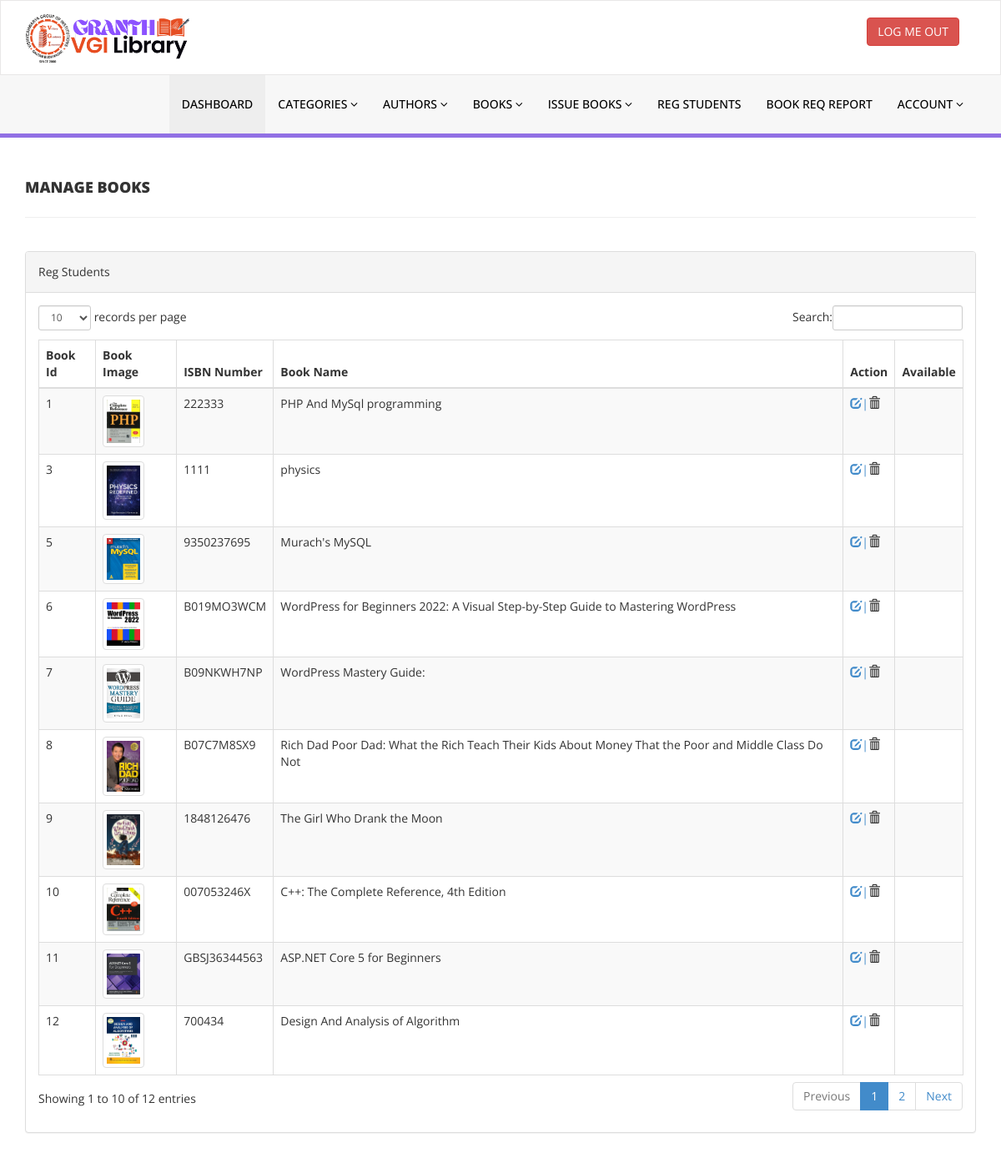
The page /Library/library/admin/manage-books.php (signed in) on the database its author committed.
### tables this page shows
CREATE TABLE `tblbooks` (
  `id` int(11) NOT NULL,
  `BookName` varchar(255) DEFAULT NULL,
  `CatId` int(11) DEFAULT NULL,
  `AuthorId` int(11) DEFAULT NULL,
  `ISBNNumber` varchar(25) DEFAULT NULL,
  `bookImage` longblob NOT NULL,
  `RegDate` timestamp NULL DEFAULT current_timestamp(),
  `UpdationDate` timestamp NULL DEFAULT NULL ON UPDATE current_timestamp()
);

### Library/library/admin/manage-books.php (the view, shortened to what this page needs)
<?php
include('includes/config.php');
if (strlen($_SESSION['login']) == 0) {
  header('location:http://localhost/php_programs/Library/library/homepage/index.php');
} else { ?>
<!DOCTYPE html>
<html xmlns="http://www.w3.org/1999/xhtml">
<head>
  <link href="assets/css/bootstrap.css" rel="stylesheet" />
  <link href="assets/css/font-awesome.css" rel="stylesheet" />
  <link href="assets/js/dataTables/dataTables.bootstrap.css" rel="stylesheet" />
  <link href="assets/css/style.css" rel="stylesheet" />
</head>
<body>
  <?php include('includes/header.php');
  include_once '../Admin.php'; ?>
  <div class="content-wrapper">
    <div class="container">
      <div class="row pad-botm">
        <div class="col-md-12">
          <h4 class="header-line">Manage books</h4>
        </div>
      </div>
      <div class="row">
        <div class="col-md-12">
          <div class="panel panel-default">
            <div class="panel-heading">
              Reg Students
            </div>
            <div class="panel-body">
              <div class="table-responsive">
                <table class="table table-striped table-bordered table-hover" id="dataTables-example">
                  <thead>
                    <tr>
                      <th>Book Id </th>
                      <th>Book Image</th>
                      <th>ISBN Number</th>
                      <th>Book Name</th>
                      <th>Action</th>
                      <th>Available</th>
                    </tr>
                  </thead>
                  <tbody>
<?php $sql = "select id,bookImage,ISBNNumber,BookName from tblbooks b,tblbookstocks a where b.id =  a.bookid";
$query = $dbh -> prepare($sql);
$query->execute();
$results=$query->fetchAll(PDO::FETCH_OBJ);
if($query->rowCount() > 0)
{
   foreach($results as $result)
   {               ?>
                                        <tr class="odd gradeX">
                                        <td class="center"><?php echo htmlentities($result->id);?></td>
                                            <td class="center"><img src='bookimg/<?php echo htmlentities($result->bookImage);?>' height=50 width=50 class='img-thumbnail'></td>
                                            <td class="center"><?php echo htmlentities($result->ISBNNumber);?></td>
                                            <td class="center"><?php echo htmlentities($result->BookName);?></td>
                                            <td><a href="add-book.php"><span class='glyphicon glyphicon-edit'></span>|</a><span class='glyphicon glyphicon-trash'></td>
                                            <td></td>
<?php
   }
}
?>
</body>
</html>
<?php }  ?>

### Library/library/admin/includes/header.php (shortened to what this page needs)
<div class="navbar navbar-inverse set-radius-zero" >
        <div class="container">
            <div class="navbar-header">
                <a class="navbar-brand">
                    <img class="logo_img" src="assets/img/GRANTH.png" />
                </a>
            </div>
            <div class="right-div">
                <a href="logout.php" class="btn btn-danger pull-right">LOG ME OUT</a>
            </div>
        </div>
    </div>
    <section class="menu-section">
        <div class="container">
            <div class="row ">
                <div class="col-md-12">
                    <div class="navbar-collapse collapse ">
                        <ul id="menu-top" class="nav navbar-nav navbar-right">
                            <li><a href="dashboard.php" class="menu-top-active">DASHBOARD</a></li>
                            <li>
                                <a href="#" class="dropdown-toggle" id="ddlmenuItem" data-toggle="dropdown"> Categories <i class="fa fa-angle-down"></i></a>
                            </li>
                            <li>
                                <a href="#" class="dropdown-toggle" id="ddlmenuItem" data-toggle="dropdown"> Authors <i class="fa fa-angle-down"></i></a>
                            </li>
                            <li>
                                <a href="#" class="dropdown-toggle" id="ddlmenuItem" data-toggle="dropdown"> Books <i class="fa fa-angle-down"></i></a>
                            </li>
                           <li>
                                <a href="#" class="dropdown-toggle" id="ddlmenuItem" data-toggle="dropdown"> Issue Books <i class="fa fa-angle-down"></i></a>
                            </li>
                             <li><a href="reg-students.php">Reg Students</a></li>
                             <li><a href="bookreqreport.php">Book Req Report</a></li>
  <li>
                                <a href="#" class="dropdown-toggle" id="ddlmenuItem" data-toggle="dropdown"> Account <i class="fa fa-angle-down"></i></a>
                            </li>
                        </ul>
                    </div>
                </div>
            </div>
        </div>
    </section>

### Library/library/admin/assets/css/style.css (style rules this page uses)
.set-radius-zero { border-radius:0px; -moz-border-radius:0px; -webkit-border-radius:0px; }
.content-wrapper { margin-top: 40px; min-height:800px; padding-bottom:90px; }
.header-line { font-weight:900; padding-bottom:25px; border-bottom:1px solid #eeeeee; text-transform:uppercase; }
.pad-botm { padding-bottom:30px; }
.right-div { float: right; padding: 20px; }
#menu-top a { color:#000; text-decoration:none; font-weight:500; padding: 25px 15px 25px 15px; text-transform:uppercase; }
.menu-section { background-color: #f7f7f7; border-bottom:5px solid #9170E4; width:100% }
.menu-top-active { background-color:#eeeeee; }
.navbar-inverse { background-color: #FFF; border-color: rgba(155, 153, 153, 0.23); }
.navbar { min-height: 90px; margin-bottom: 0px; }
.logo_img { height: 60px ; }

### rows shown on the page
tblbooks: id "1", bookImage (picture), ISBNNumber "222333", BookName "PHP And MySql programming"
tblbooks: id "3", bookImage (picture), ISBNNumber "1111", BookName "physics"
tblbooks: id "5", bookImage (picture), ISBNNumber "9350237695", BookName "Murach's MySQL"
tblbooks: id "6", bookImage (picture), ISBNNumber "B019MO3WCM", BookName "WordPress for Beginners 2022: A Visual Step-by-Step Guide to Mastering WordPress"
tblbooks: id "7", bookImage (picture), ISBNNumber "B09NKWH7NP", BookName "WordPress Mastery Guide:"
tblbooks: id "8", bookImage (picture), ISBNNumber "B07C7M8SX9", BookName "Rich Dad Poor Dad: What the Rich Teach Their Kids About Money That the Poor and Middle Class Do Not"
tblbooks: id "9", bookImage (picture), ISBNNumber "1848126476", BookName "The Girl Who Drank the Moon"
tblbooks: id "10", bookImage (picture), ISBNNumber "007053246X", BookName "C++: The Complete Reference, 4th Edition"
tblbooks: id "11", bookImage (picture), ISBNNumber "GBSJ36344563", BookName "ASP.NET Core 5 for Beginners"
tblbooks: id "12", bookImage (picture), ISBNNumber "700434", BookName "Design And Analysis of Algorithm"
